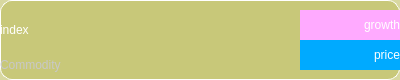
<?xml version="1.0" encoding="UTF-8"?>
<ui version="4.0">
 <class>Form</class>
 <widget class="QWidget" name="Form">
  <property name="geometry">
   <rect>
    <x>0</x>
    <y>0</y>
    <width>400</width>
    <height>80</height>
   </rect>
  </property>
  <property name="minimumSize">
   <size>
    <width>400</width>
    <height>80</height>
   </size>
  </property>
  <property name="maximumSize">
   <size>
    <width>16777215</width>
    <height>16777215</height>
   </size>
  </property>
  <property name="windowTitle">
   <string>Form</string>
  </property>
  <property name="styleSheet">
   <string notr="true">background-color: rgba(188, 188, 93, 150);
color: rgb(255, 255, 255);
border-color: rgb(255, 255, 255);
border-style: solid;
border-width: 1px;
border-radius: 12px;</string>
  </property>
  <widget class="QLabel" name="chartLabel">
   <property name="geometry">
    <rect>
     <x>180</x>
     <y>10</y>
     <width>400</width>
     <height>60</height>
    </rect>
   </property>
   <property name="styleSheet">
    <string notr="true">background: none;
border: none;
</string>
   </property>
   <property name="text">
    <string/>
   </property>
   <property name="scaledContents">
    <bool>true</bool>
   </property>
   <property name="wordWrap">
    <bool>false</bool>
   </property>
  </widget>
  <widget class="QLabel" name="growthLabel">
   <property name="geometry">
    <rect>
     <x>300</x>
     <y>10</y>
     <width>100</width>
     <height>30</height>
    </rect>
   </property>
   <property name="styleSheet">
    <string notr="true">background: none;
border: none;
border-radius: 0px;
background-color: rgb(255, 170, 255);</string>
   </property>
   <property name="text">
    <string>&lt;html&gt;&lt;head/&gt;&lt;body&gt;&lt;p align=&quot;right&quot;&gt;growth&lt;/p&gt;&lt;/body&gt;&lt;/html&gt;</string>
   </property>
  </widget>
  <widget class="QLabel" name="priceLabel">
   <property name="geometry">
    <rect>
     <x>300</x>
     <y>40</y>
     <width>100</width>
     <height>30</height>
    </rect>
   </property>
   <property name="maximumSize">
    <size>
     <width>16777215</width>
     <height>16777215</height>
    </size>
   </property>
   <property name="styleSheet">
    <string notr="true">background: none;
border: none;
border-radius: 0px;
background-color: rgb(0, 170, 255);</string>
   </property>
   <property name="text">
    <string>&lt;html&gt;&lt;head/&gt;&lt;body&gt;&lt;p align=&quot;right&quot;&gt;price&lt;/p&gt;&lt;/body&gt;&lt;/html&gt;</string>
   </property>
  </widget>
  <widget class="QLabel" name="nameLabel">
   <property name="geometry">
    <rect>
     <x>0</x>
     <y>10</y>
     <width>180</width>
     <height>40</height>
    </rect>
   </property>
   <property name="styleSheet">
    <string notr="true">background: none;
border: none;

</string>
   </property>
   <property name="text">
    <string>index</string>
   </property>
   <property name="wordWrap">
    <bool>true</bool>
   </property>
  </widget>
  <widget class="QLabel" name="tagLabel">
   <property name="geometry">
    <rect>
     <x>0</x>
     <y>50</y>
     <width>100</width>
     <height>30</height>
    </rect>
   </property>
   <property name="styleSheet">
    <string notr="true">background: none;
border: none;
color: rgb(200, 200, 200);</string>
   </property>
   <property name="text">
    <string>Commodity</string>
   </property>
  </widget>
 </widget>
 <resources/>
 <connections/>
</ui>
